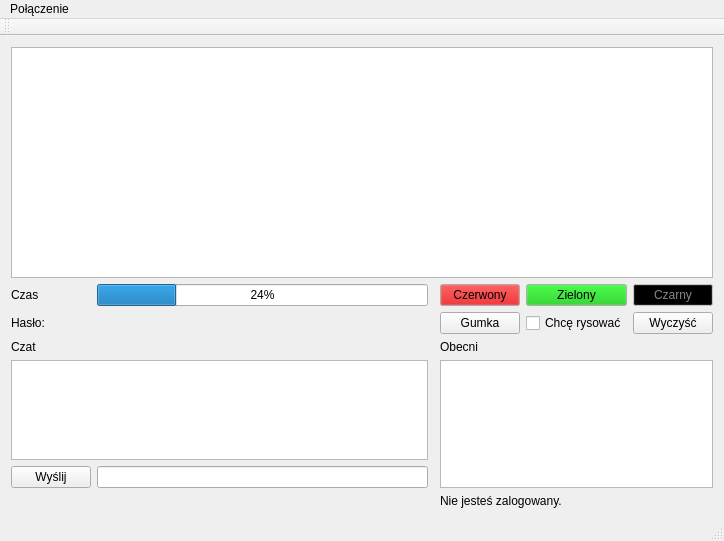
<?xml version="1.0" encoding="UTF-8"?>
<ui version="4.0">
 <class>MainWindow</class>
 <widget class="QMainWindow" name="MainWindow">
  <property name="geometry">
   <rect>
    <x>0</x>
    <y>0</y>
    <width>724</width>
    <height>541</height>
   </rect>
  </property>
  <property name="windowTitle">
   <string>MainWindow</string>
  </property>
  <widget class="QWidget" name="centralWidget">
   <layout class="QGridLayout" name="gridLayout">
    <item row="0" column="0" colspan="6">
     <widget class="QGraphicsViewPlus" name="graphicsView">
      <property name="alignment">
       <set>Qt::AlignCenter</set>
      </property>
      <property name="viewportUpdateMode">
       <enum>QGraphicsView::FullViewportUpdate</enum>
      </property>
     </widget>
    </item>
    <item row="1" column="3">
     <widget class="QPushButton" name="redPushButton">
      <property name="palette">
       <palette>
        <active>
         <colorrole role="Button">
          <brush brushstyle="SolidPattern">
           <color alpha="255">
            <red>207</red>
            <green>0</green>
            <blue>3</blue>
           </color>
          </brush>
         </colorrole>
        </active>
        <inactive>
         <colorrole role="Button">
          <brush brushstyle="SolidPattern">
           <color alpha="255">
            <red>207</red>
            <green>0</green>
            <blue>3</blue>
           </color>
          </brush>
         </colorrole>
        </inactive>
        <disabled>
         <colorrole role="Button">
          <brush brushstyle="SolidPattern">
           <color alpha="255">
            <red>207</red>
            <green>0</green>
            <blue>3</blue>
           </color>
          </brush>
         </colorrole>
        </disabled>
       </palette>
      </property>
      <property name="text">
       <string>Czerwony</string>
      </property>
     </widget>
    </item>
    <item row="1" column="4">
     <widget class="QPushButton" name="greenPushButton">
      <property name="palette">
       <palette>
        <active>
         <colorrole role="Button">
          <brush brushstyle="SolidPattern">
           <color alpha="255">
            <red>6</red>
            <green>193</green>
            <blue>9</blue>
           </color>
          </brush>
         </colorrole>
        </active>
        <inactive>
         <colorrole role="Button">
          <brush brushstyle="SolidPattern">
           <color alpha="255">
            <red>6</red>
            <green>193</green>
            <blue>9</blue>
           </color>
          </brush>
         </colorrole>
        </inactive>
        <disabled>
         <colorrole role="Button">
          <brush brushstyle="SolidPattern">
           <color alpha="255">
            <red>6</red>
            <green>193</green>
            <blue>9</blue>
           </color>
          </brush>
         </colorrole>
        </disabled>
       </palette>
      </property>
      <property name="text">
       <string>Zielony</string>
      </property>
      <property name="flat">
       <bool>false</bool>
      </property>
     </widget>
    </item>
    <item row="1" column="5">
     <widget class="QPushButton" name="blackPushButton">
      <property name="enabled">
       <bool>false</bool>
      </property>
      <property name="palette">
       <palette>
        <active>
         <colorrole role="WindowText">
          <brush brushstyle="SolidPattern">
           <color alpha="255">
            <red>0</red>
            <green>0</green>
            <blue>0</blue>
           </color>
          </brush>
         </colorrole>
         <colorrole role="Button">
          <brush brushstyle="SolidPattern">
           <color alpha="255">
            <red>0</red>
            <green>0</green>
            <blue>0</blue>
           </color>
          </brush>
         </colorrole>
         <colorrole role="ButtonText">
          <brush brushstyle="SolidPattern">
           <color alpha="255">
            <red>255</red>
            <green>237</green>
            <blue>227</blue>
           </color>
          </brush>
         </colorrole>
        </active>
        <inactive>
         <colorrole role="WindowText">
          <brush brushstyle="SolidPattern">
           <color alpha="255">
            <red>0</red>
            <green>0</green>
            <blue>0</blue>
           </color>
          </brush>
         </colorrole>
         <colorrole role="Button">
          <brush brushstyle="SolidPattern">
           <color alpha="255">
            <red>0</red>
            <green>0</green>
            <blue>0</blue>
           </color>
          </brush>
         </colorrole>
         <colorrole role="ButtonText">
          <brush brushstyle="SolidPattern">
           <color alpha="255">
            <red>255</red>
            <green>237</green>
            <blue>227</blue>
           </color>
          </brush>
         </colorrole>
        </inactive>
        <disabled>
         <colorrole role="WindowText">
          <brush brushstyle="SolidPattern">
           <color alpha="255">
            <red>141</red>
            <green>138</green>
            <blue>136</blue>
           </color>
          </brush>
         </colorrole>
         <colorrole role="Button">
          <brush brushstyle="SolidPattern">
           <color alpha="255">
            <red>0</red>
            <green>0</green>
            <blue>0</blue>
           </color>
          </brush>
         </colorrole>
         <colorrole role="ButtonText">
          <brush brushstyle="SolidPattern">
           <color alpha="255">
            <red>137</red>
            <green>135</green>
            <blue>133</blue>
           </color>
          </brush>
         </colorrole>
        </disabled>
       </palette>
      </property>
      <property name="text">
       <string>Czarny</string>
      </property>
     </widget>
    </item>
    <item row="2" column="4">
     <widget class="QCheckBox" name="wantDrawCheckBox">
      <property name="text">
       <string>Chcę rysować</string>
      </property>
     </widget>
    </item>
    <item row="2" column="5">
     <widget class="QPushButton" name="clearPushButton">
      <property name="text">
       <string>Wyczyść</string>
      </property>
     </widget>
    </item>
    <item row="3" column="0">
     <widget class="QLabel" name="label">
      <property name="text">
       <string>Czat</string>
      </property>
     </widget>
    </item>
    <item row="4" column="0" colspan="2">
     <widget class="QTextBrowser" name="chatTextBrowser">
      <property name="maximumSize">
       <size>
        <width>16777215</width>
        <height>100</height>
       </size>
      </property>
      <property name="verticalScrollBarPolicy">
       <enum>Qt::ScrollBarAsNeeded</enum>
      </property>
     </widget>
    </item>
    <item row="4" column="3" rowspan="2" colspan="3">
     <widget class="QListWidgetPlus" name="usersListWidget">
      <property name="sortingEnabled">
       <bool>true</bool>
      </property>
     </widget>
    </item>
    <item row="5" column="0">
     <widget class="QPushButton" name="sendMessagePushButton">
      <property name="text">
       <string>Wyślij</string>
      </property>
     </widget>
    </item>
    <item row="5" column="1">
     <widget class="QLineEdit" name="chatLineEdit"/>
    </item>
    <item row="3" column="3">
     <widget class="QLabel" name="label_2">
      <property name="text">
       <string>Obecni</string>
      </property>
     </widget>
    </item>
    <item row="1" column="1">
     <widget class="QProgressBar" name="progressBar">
      <property name="value">
       <number>24</number>
      </property>
     </widget>
    </item>
    <item row="1" column="0">
     <widget class="QLabel" name="label_3">
      <property name="text">
       <string>Czas</string>
      </property>
     </widget>
    </item>
    <item row="2" column="3">
     <widget class="QPushButton" name="rubberPushButton">
      <property name="text">
       <string>Gumka</string>
      </property>
     </widget>
    </item>
    <item row="2" column="0">
     <widget class="QLabel" name="passwordTitleLabel">
      <property name="text">
       <string>Hasło:</string>
      </property>
     </widget>
    </item>
    <item row="2" column="1">
     <widget class="QLabel" name="passwordLabel">
      <property name="text">
       <string/>
      </property>
     </widget>
    </item>
    <item row="6" column="3" colspan="3">
     <widget class="QLabel" name="loginInfoLabel">
      <property name="text">
       <string>Nie jesteś zalogowany.</string>
      </property>
     </widget>
    </item>
   </layout>
  </widget>
  <widget class="QMenuBar" name="menuBar">
   <property name="geometry">
    <rect>
     <x>0</x>
     <y>0</y>
     <width>724</width>
     <height>21</height>
    </rect>
   </property>
   <widget class="QMenu" name="menuPo_czenie">
    <property name="title">
     <string>Połączenie</string>
    </property>
    <addaction name="actionPo_cz"/>
    <addaction name="actionRoz_cz"/>
    <addaction name="actionZako_cz"/>
   </widget>
   <addaction name="menuPo_czenie"/>
  </widget>
  <widget class="QToolBar" name="mainToolBar">
   <attribute name="toolBarArea">
    <enum>TopToolBarArea</enum>
   </attribute>
   <attribute name="toolBarBreak">
    <bool>false</bool>
   </attribute>
  </widget>
  <widget class="QStatusBar" name="statusBar"/>
  <action name="actionPo_cz">
   <property name="text">
    <string>Połącz</string>
   </property>
  </action>
  <action name="actionRoz_cz">
   <property name="text">
    <string>Rozłącz</string>
   </property>
  </action>
  <action name="actionZako_cz">
   <property name="text">
    <string>Zakończ </string>
   </property>
  </action>
 </widget>
 <layoutdefault spacing="6" margin="11"/>
 <customwidgets>
  <customwidget>
   <class>QGraphicsViewPlus</class>
   <extends>QGraphicsView</extends>
   <header>qgraphicsviewplus.h</header>
  </customwidget>
  <customwidget>
   <class>QListWidgetPlus</class>
   <extends>QListWidget</extends>
   <header>qlistwidgetplus.h</header>
  </customwidget>
 </customwidgets>
 <resources/>
 <connections/>
</ui>
